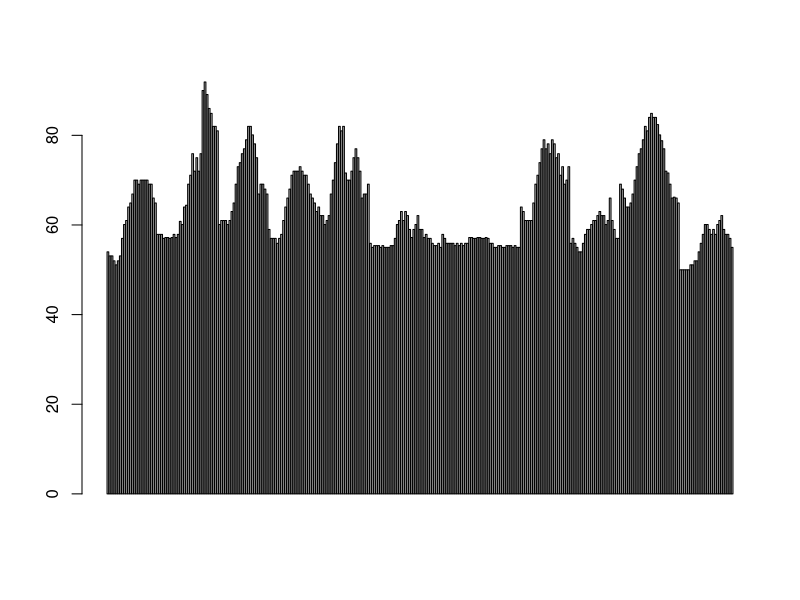
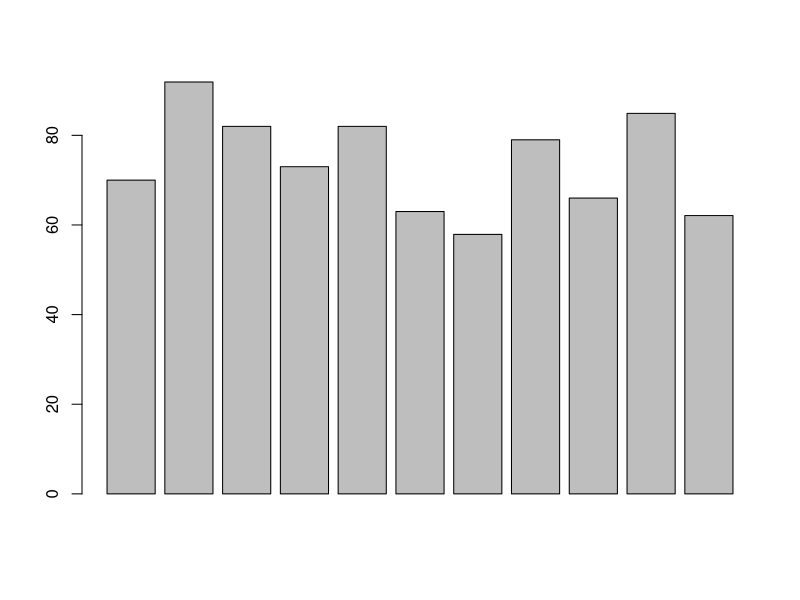
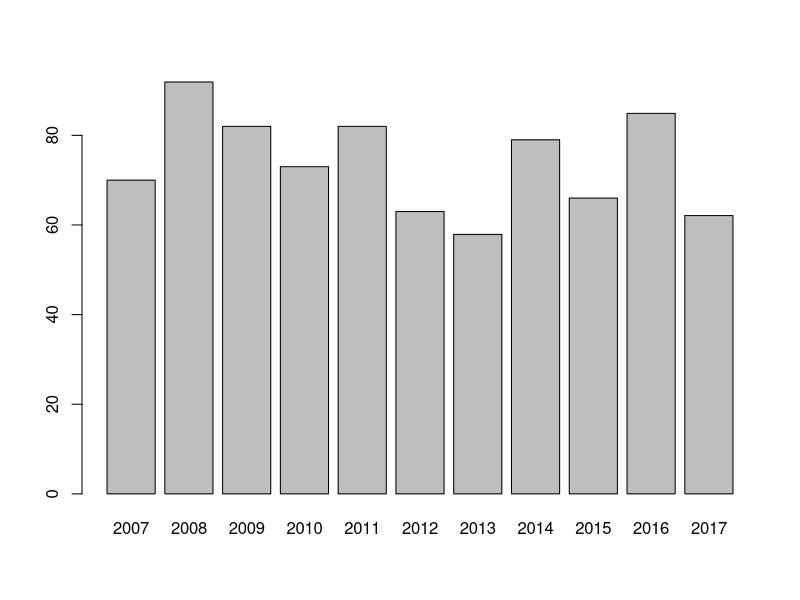
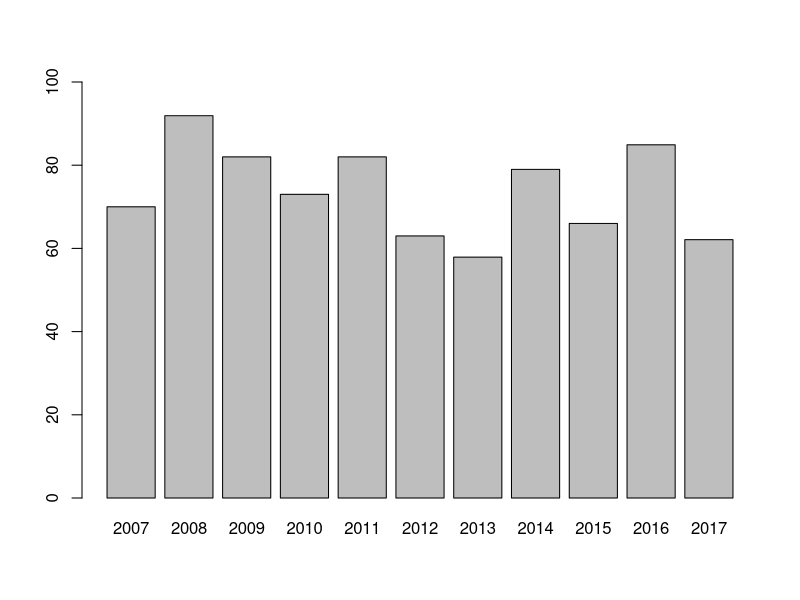
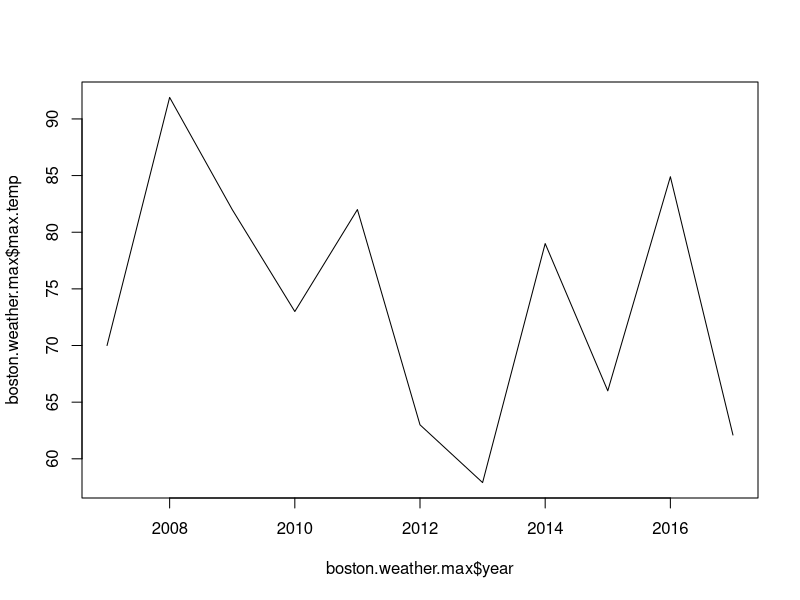
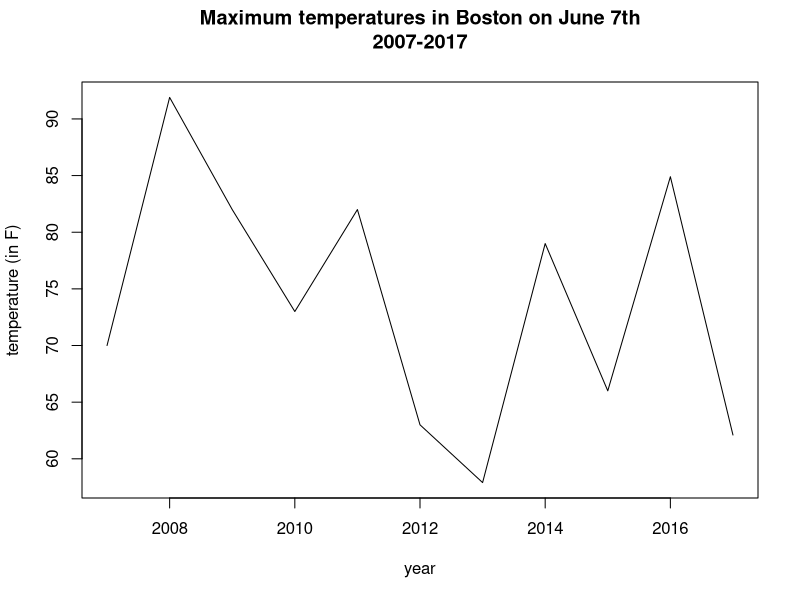
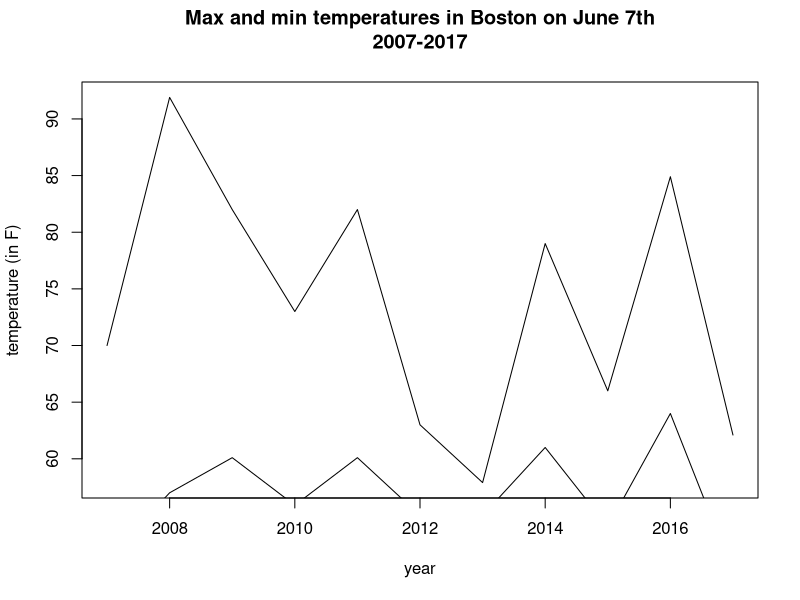
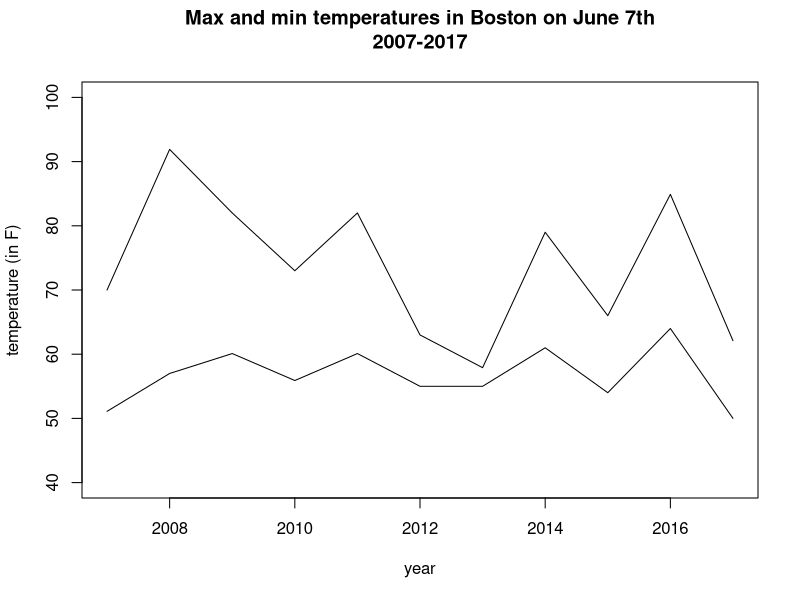

R code for these plots, in order:
########################################
## Basic data viz in R 
##    Christine Zhang  			          
##     @christinezhang                
##  ychristinezhang at gmail dot com  
########################################

## Basic data visualization in R
## By Christine Zhang (@christinezhang on Twitter; ychristinezhang at gmail dot com)

# Link to annotated code: 
# https://github.com/underthecurve/r-dataviz-ggplot2/blob/master/R-basic-dataviz.md (markdown file for viewing on the web)
# https://github.com/underthecurve/r-dataviz-ggplot2/blob/master/R-basic-dataviz.pdf (pdf file for printing out)

# Before starting, ensure this .R file and the following data file are in the same folder:
# "boston_weather.csv"

# We need to tell R that our files are saved in the same location.
# In order to do this, you should click through the following:
# "Session --> Set Working Directory --> To Source File Location"

# In this workshop, we will:
  # - Go through a quick overview of some common graphic types
  # - Plot some common chart types in R

## Loading `tidyverse` and reading in data

# install.packages('tidyverse') # if you don't already have tidyverse
library('tidyverse') # load the tidyverse package

boston.weather <- read_csv('boston_weather.csv')

head(boston.weather)

#### Bar plot ####

barplot(boston.weather$temp)

boston.weather.max <- boston.weather %>% # the dataframe
  group_by(year) %>% # the grouping variable
  summarise(max.temp = max(temp)) # the variable we want: maximum temperature

head(boston.weather.max)

barplot(boston.weather.max$max.temp)

barplot(boston.weather.max$max.temp, 
        names.arg = boston.weather.max$year)

barplot(boston.weather.max$max.temp, 
        names.arg = boston.weather.max$year, 
        ylim = c(0, 100))

#### Line plot ####

?plot()
plot(x = boston.weather.max$year, 
     y = boston.weather.max$max.temp, 
     type = 'l')

plot(x = boston.weather.max$year, 
     y = boston.weather.max$max.temp, 
     type = 'l', 
     xlab = 'year',
     ylab = 'temperature (in F)',
     main = 'Maximum temperatures in Boston on June 7th\n2007-2017\n')

boston.weather.min <- boston.weather %>% # the dataframe
  group_by(year) %>% # the grouping variable
  summarise(min.temp = min(temp)) # the variable we want: minimum temperature

plot(x = boston.weather.max$year, 
     y = boston.weather.max$max.temp,
     type = 'l', 
     xlab = 'year',
     ylab = 'temperature (in F)',
     main = 'Max and min temperatures in Boston on June 7th\n2007-2017\n')
lines(x = boston.weather.min$year, 
      y = boston.weather.min$min.temp)

plot(x = boston.weather.max$year, 
     y = boston.weather.max$max.temp,
     type = 'l', 
     xlab = 'year',
     ylab = 'temperature (in F)',
     main = 'Max and min temperatures in Boston on June 7th\n2007-2017\n',
     ylim = c(40, 100))
lines(x = boston.weather.min$year, 
      y = boston.weather.min$min.temp)

plot(x = boston.weather.max$year, 
     y = boston.weather.max$max.temp,
     type = 'l', 
     xlab = 'year',
     ylab = 'temperature (in F)',
     main = 'Max and min temperatures in Boston on June 7th\n2007-2017\n',
     ylim = c(40, 100), 
     col = 'red')
lines(x = boston.weather.min$year, 
      y = boston.weather.min$min.temp,
      col = 'blue')

?legend()

plot(x = boston.weather.max$year, 
     y = boston.weather.max$max.temp,
     type = 'l', 
     xlab = 'year',
     ylab = 'temperature (in F)',
     main = 'Max and min temperatures in Boston on June 7th\n2007-2017\n',
     ylim = c(40, 100), 
     col = 'red')
lines(x = boston.weather.min$year, 
      y = boston.weather.min$min.temp,
      col = 'blue')
legend(2014, 100, 
       legend = c('Max', 'Min'),
       col = c('red', 'blue'), lty = 1)

#### Scatter plot ####

plot(x = boston.weather.min$min.temp, 
     y = boston.weather.max$max.temp)

plot(x = boston.weather.min$min.temp, 
     y = boston.weather.max$max.temp)
abline(lm(boston.weather.max$max.temp ~ boston.weather.min$min.temp))

cor(x = boston.weather.min$min.temp, 
     y = boston.weather.max$max.temp)

summary(lm(boston.weather.max$max.temp ~ boston.weather.min$min.temp))

#### Box plot ####

head(boston.weather)

hist(boston.weather$temp)

?boxplot()
boxplot(temp~year, 
        data = boston.weather)

#### A taste of ggplot2 ####

# Create a data frame 
data(Seatbelts)
data.seatbelts <- data.frame(Year = floor(time(Seatbelts)),
                  Month = factor(cycle(Seatbelts),
                               labels = month.abb), Seatbelts)

# Now, let's plot the data, using the basic plotting function of ggplot2 
qplot(data = data.seatbelts, 
      x = Year, 
      y = DriversKilled, 
      main = 'Drivers Killed by Year')

# Don't worry, we'll get more into what the data actually say in the next class. What do you see as some advantages to `ggplot2`?

#### What else? ####

# - How would you add axis labels and a title to the boxplot of hourly Boston temperatures?
# - What are some positive aspects and limitations to the base R graphics package?
# - Are there other chart types or data visualziation methods you are interested in exploring?